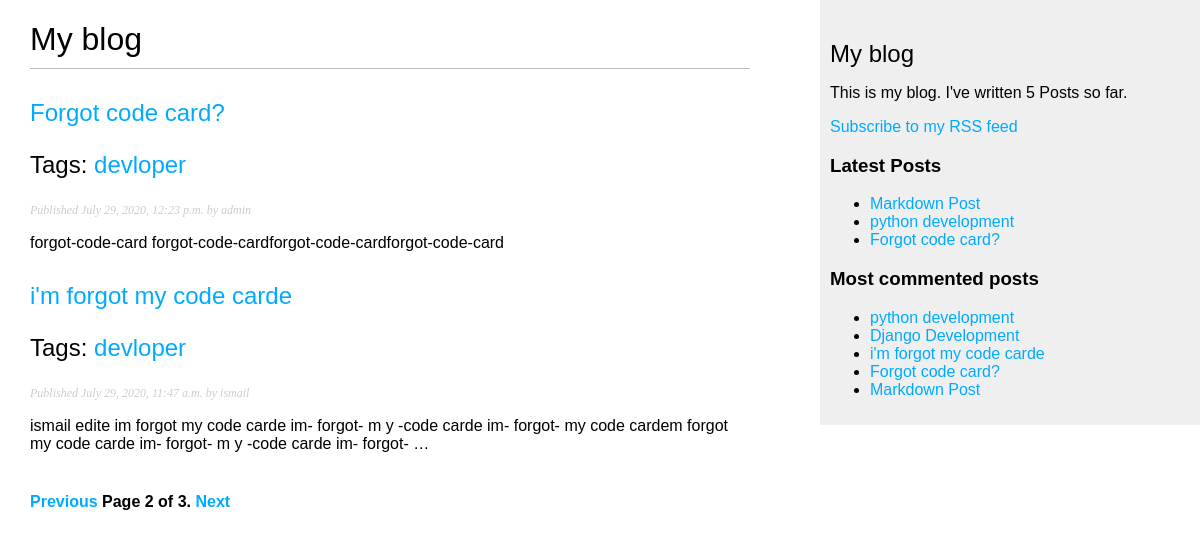
Screenshot of /blog/?page=2 with the database file from the repository.
### blog/models.py (models this page shows, shortened)
class Post(models.Model):
    STATUS_CHOICES = (
        ('draft','Draft'),
        ('published','Published'),
    )
    title = models.CharField(max_length=250)
    slug = models.SlugField(max_length=250, unique_for_date='publish')
    author = models.ForeignKey(User, related_name='blog_posts', on_delete=models.CASCADE)
    body = models.TextField()
    publish = models.DateTimeField(default=timezone.now)
    created = models.DateTimeField(auto_now_add = True)
    updated = models.DateTimeField(auto_now= True)
    status = models.CharField(max_length=10, choices=STATUS_CHOICES, default='draft')
    objects = models.Manager()      # the default manager.
    published = PublishedManager()  # our custom manager.
    tags = TaggableManager()
    class Meta:
        ordering = ('-publish',)
    def get_absolute_url(self):
        return reverse('blog:post_detail', args= [
            self.publish.year,
            self.publish.month,
            self.publish.day,
            self.slug,
        ])

### blog/views.py (the view)
def post_list (request, tag_slug=None):
    object_list = Post.published.all()
    tag = None
    if tag_slug:
        tag = get_object_or_404(Tag, slug=tag_slug)
        object_list = object_list.filter(tags__in=[tag])
    paginator = Paginator(object_list, 2)
    page = request.GET.get('page')
    try :
        posts = paginator.page(page)
    except PageNotAnInteger:
        posts = paginator.page(1)
    except EmptyPage:
        posts = paginator.page(paginator.num_pages)
    return render (request, 'blog/list.html',
    {
        'page':page,
        'posts':posts,
        'tag':tag,
    })

### blog/models.py (called while the page is built)
    def get_queryset(self):
        return super(PublishedManager, self).get_queryset().filter(status='published')

### blog/templatetags/blog_tags.py (called while the page is built)
@register.simple_tag
def total_posts():
    return Post.published.count()

@register.inclusion_tag('blog/latest_posts.html')
def show_latest_posts(count=5):
    latest_posts = Post.published.order_by('-publish')[:count]
    return {'latest_posts':latest_posts}

@register.simple_tag
def get_most_commented_posts(count=5):
    return Post.published.annotate(
        total_comments=Count('comments')
        ).order_by('-total_comments')[:count]

@register.filter(name='markdown')
def markdown_fromat(text):
    return mark_safe(markdown.markdown(text))

### blog/templates/blog/list.html (shortened to what this page needs)
{% extends "base.html" %}
{% load blog_tags %}
{% block content %}
    <h1>My blog </h1>
    {% for post in posts %}
        <h2>
            <a href="{{ post.get_absolute_url }}">
                {{ post.title }}
            </a>
            <p class="tags">
                Tags:
                {% for tag in post.tags.all %}
                    <a href="{% url "blog:post_list_by_tag" tag.slug %}">
                        {{ tag.name }}
                    </a>
                {% endfor %}
            </p>
        </h2>
        <p class="date">
            Published {{ post.publish }} by {{ post.author }}
        </p>
        {{ post.body|markdown|truncatewords_html:30 }}
    {% endfor %}
    {% include "pagination.html" with page=posts %}
{% endblock %}

### templates/base.html (shortened to what this page needs)
{% load blog_tags %}
{% load static %}
<!DOCTYPE html>
<html>
<head>
    <link href="{% static "css/blog.css" %}" rel="stylesheet">
</head>
<body>
    <div id="content">
        {% block content %}
        {% endblock %}
    </div>
    <div id="sidebar">
        <h2>My blog</h2>
        <p>This is my blog. I've written {% total_posts %} Posts so far.</p>
        <p>
            <a href="{% url "blog:post_feed" %}">Subscribe to my RSS feed</a>
        </p>
        <h3>Latest Posts</h3>
        {% show_latest_posts 3%}
        <h3>Most commented posts </h3>
        {% get_most_commented_posts as most_commented_posts %}
        <ul>
             {% for post in most_commented_posts %}
                <li>
                    <a href="{{ post.get_absolute_url }}">{{ post.title }}</a>
                </li>
            {% endfor %}
        </ul>
    </div>
</body>
</html>

### blog/templates/blog/latest_posts.html
<ul>
    {% for post in latest_posts %}
        <li>
            <a href="{{post.get_absolute_url}}">{{post.title}}</a>
        </li>
    {% endfor%}
</ul>

### static/css/blog.css (style rules this page uses)
body { margin:0; padding:0; font-family:helvetica, sans-serif; }
a { color:#00abff; text-decoration:none; }
h1 { font-weight:normal; border-bottom:1px solid #bbb; padding:0 0 10px 0; }
h2 { font-weight:normal; margin:30px 0 0; }
#content { float:left; width:60%; padding:0 0 0 30px; }
#sidebar { float:right; width:30%; padding:10px; background:#efefef; height:100%; }
p.date { color:#ccc; font-family: georgia, serif; font-size: 12px; font-style: italic; }

### rows the page displays
Post: title "Forgot code card?", publish "July 29, 2020, 12:23 p.m.", author "admin", body "forgot-code-card forgot-code-cardforgot-code-cardforgot-code-card"
Tag: name "devloper"
Post: title "i'm forgot my code carde", publish "July 29, 2020, 11:47 a.m.", author "ismail", body "ismail edite im forgot my code carde im- forgot- m y -code carde im- forgot- my code cardem forgot my code carde im- forgot- m y -code carde im- forgot- …"
Post: title "Markdown Post"
Post: title "python development"
Post: title "Django Development"

### other values shown
{{ page.number }} "2"
{{ page.paginator.num_pages }} "3"
